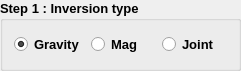
     <widget class="QGroupBox" name="groupBox_8">
      <property name="enabled">
       <bool>true</bool>
      </property>
      <property name="geometry">
       <rect>
        <x>360</x>
        <y>10</y>
        <width>241</width>
        <height>71</height>
       </rect>
      </property>
      <property name="sizePolicy">
       <sizepolicy hsizetype="Expanding" vsizetype="Expanding">
        <horstretch>0</horstretch>
        <verstretch>0</verstretch>
       </sizepolicy>
      </property>
      <property name="font">
       <font>
        <pointsize>10</pointsize>
        <weight>75</weight>
        <bold>true</bold>
       </font>
      </property>
      <property name="title">
       <string>Step 1 : Inversion type</string>
      </property>
      <layout class="QGridLayout" name="gridLayout_6">
       <item row="0" column="0">
        <widget class="QRadioButton" name="radioButton_grav_inv">
         <property name="text">
          <string>Gravity</string>
         </property>
         <property name="checked">
          <bool>true</bool>
         </property>
        </widget>
       </item>
       <item row="0" column="1">
        <widget class="QRadioButton" name="radioButton_magn_inv">
         <property name="enabled">
          <bool>true</bool>
         </property>
         <property name="text">
          <string>Mag</string>
         </property>
         <property name="checked">
          <bool>false</bool>
         </property>
        </widget>
       </item>
       <item row="0" column="2">
        <widget class="QRadioButton" name="radioButton_joint_inv">
         <property name="text">
          <string>Joint</string>
         </property>
         <property name="checked">
          <bool>false</bool>
         </property>
        </widget>
       </item>
      </layout>
     </widget>
